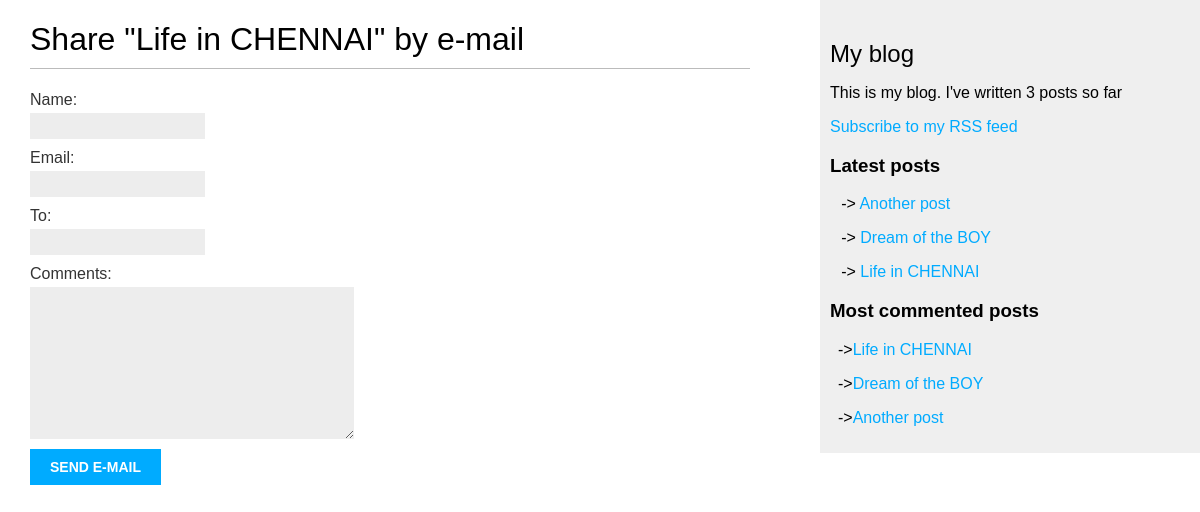
/blog/1/share/, run on an earlier commit of the app's database.
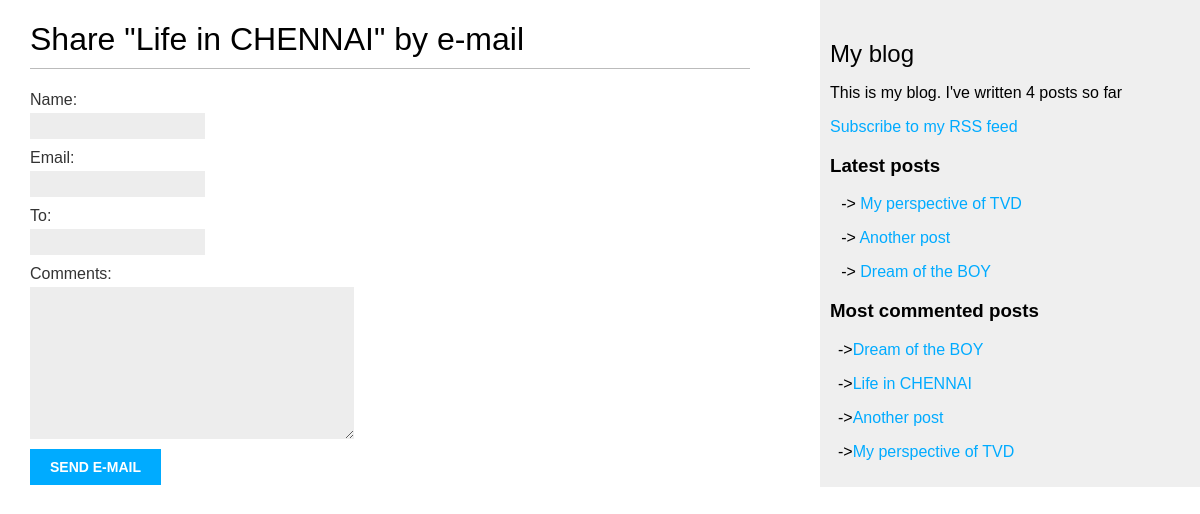
And on a later commit of the database.
### blog/models.py (models this page shows, shortened)
class Post(models.Model):
    STATUS_CHOICES = (
        ('draft', 'Draft'),
        ('published', 'Published'),
    )
    title = models.CharField(max_length=250)
    slug = models.SlugField(max_length=250, unique_for_date='publish')
    author = models.ForeignKey(User, on_delete=models.CASCADE, related_name='blog_posts')
    body = models.TextField()
    publish = models.DateTimeField(default=timezone.now)
    created = models.DateTimeField(auto_now_add=True)
    updated = models.DateTimeField(auto_now=True)
    status = models.CharField(max_length=10, choices=STATUS_CHOICES, default='draft')
    objects = models.Manager()
    published = PublishedManager()
    tags = TaggableManager()
    class Meta:
        ordering = ('-publish',)
    def get_absolute_url(self):
        return reverse('blog:post_detail', args=[self.publish.year, self.publish.month, self.publish.day, self.slug])

### blog/views.py (the view)
# urls.py: path('<int:post_id>/share/', views.post_share, name='post_share'),
def post_share(request, post_id):
    post = get_object_or_404(Post, id=post_id, status='published')
    sent = False
    if request.method == 'POST':
        form = EmailPostForm(request.POST)
        if form.is_valid():
            cd = form.cleaned_data
            post_url = request.build_absolute_uri(post.get_absolute_url())
            subject = f"{cd['name']} recommends you read {post.title}"
            message = f"Read {post.title} at {post_url}\n\n{cd['name']}'s comments: {cd['comments']}"
            send_mail(subject, message, 'admin@myblog.com', [cd['to']])
            sent = True
    else:
        form = EmailPostForm()
    return render(request, 'blog/post/share.html', {'post': post, 'form': form, 'sent': sent})

### blog/forms.py
class EmailPostForm(forms.Form):
    name = forms.CharField(max_length = 25)
    email = forms.EmailField()
    to = forms.EmailField()
    comments = forms.CharField(required = False, widget = forms.Textarea)

### blog/models.py (called while the page is built)
    def get_queryset(self):
        return super(PublishedManager, self).get_queryset().filter(status = 'published')

### blog/templatetags/blog_tags.py (called while the page is built)
@register.simple_tag
def total_posts():
    return Post.published.count()

@register.inclusion_tag('blog/post/latest_posts.html')
def show_latest_posts(count = 5):
    latest_posts = Post.published.order_by('-publish')[:count]
    return {'latest_posts' : latest_posts}

@register.simple_tag
def get_most_commented_posts(count=5):
    return Post.published.annotate(total_comments=Count('comments')).order_by('-total_comments')[:count]

### blog/templates/blog/post/share.html (shortened to what this page needs)
{% extends "blog/base.html" %}
{% block content %}
  {% if sent %}
    <h1>E-mail successfully sent</h1>
    <p>
      "{{ post.title }}" was successfully sent to {{ form.cleaned_data.to }}.
    </p>
  {% else %}
    <h1>Share "{{ post.title }}" by e-mail</h1>
    <form method="post">
      {{ form.as_p }}
      <input type="submit" value="Send e-mail">
    </form>
  {% endif %}
{% endblock %}

### blog/templates/blog/base.html (shortened to what this page needs)
{% load blog_tags %}
{% load static %}
<!DOCTYPE html>
<html>
<head>
  <link href="{% static 'css/blog.css' %}" rel="stylesheet">
</head>
<body>
  <div id="content">
    {% block content %}
    {% endblock %}
  </div>
  <div id="sidebar">
    <h2>My blog</h2>
    <p>This is my blog. I've written {% total_posts %} posts so far</p>
    <p>
      <a href="{% url 'blog:post_feed' %}">Subscribe to my RSS feed</a>
    </p>
    <h3>Latest posts</h3>
    {% show_latest_posts 3 %}
    <h3>Most commented posts</h3>
    {% get_most_commented_posts as most_commented_posts %}
    {% for post in most_commented_posts %}
    <p style="margin-left: 0.5rem;">-><a href="{{ post.get_absolute_url }}">{{ post.title }}</a></p>
    {% endfor %}
  </div>
</body>
</html>

### blog/templates/blog/post/latest_posts.html
    {% for post in latest_posts %}
      <p style="margin-left: 0.7rem;">->
        <a href="{{ post.get_absolute_url }}">{{ post.title }}</a>
      </p>
    {% endfor %}

What changed in the data, as far as the page shows it:
no longer on one of the page's lists (row unchanged): Post: title "Life in CHENNAI"
added Post: title "My perspective of TVD"
changed Post "Dream of the BOY": moves up the list
Also different on the page:
text no longer shown: "3"
text now shown: "4"
